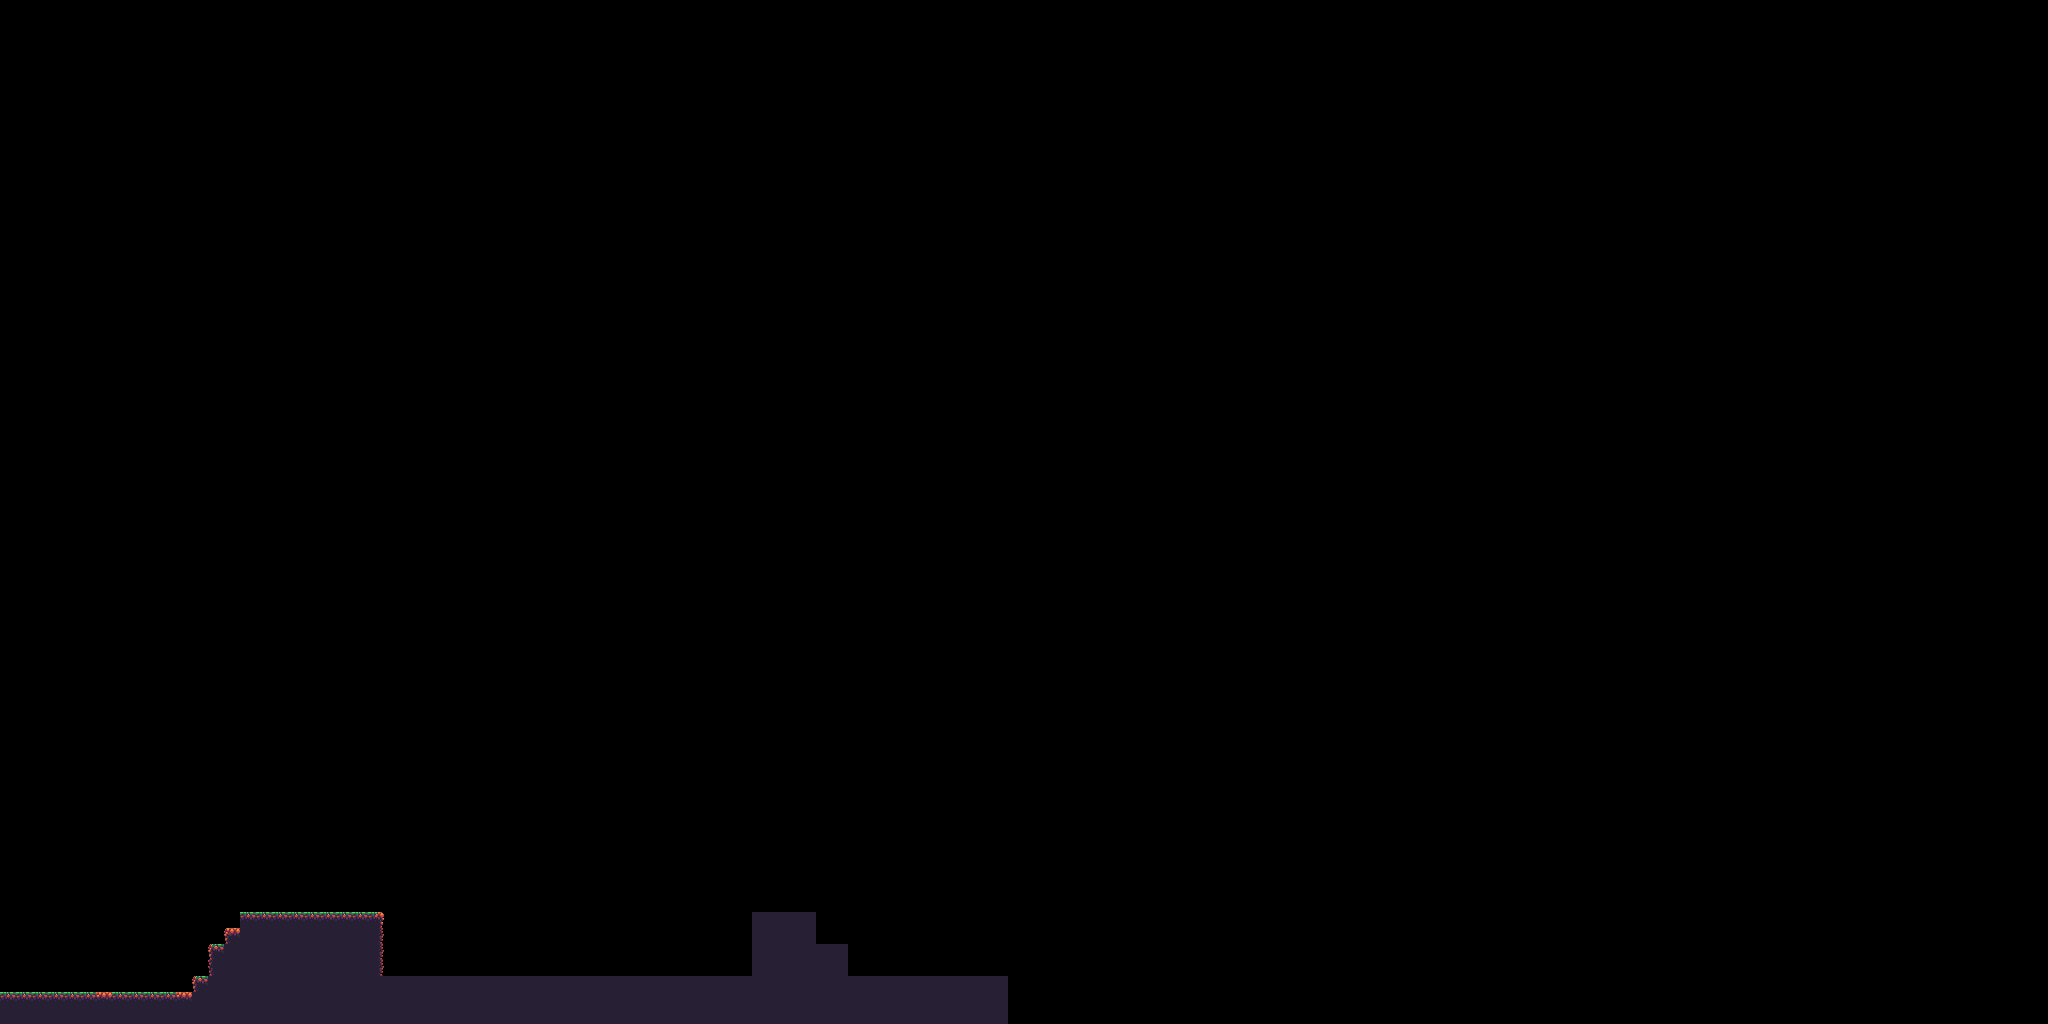

The image is a tile-based game level rendered from a .tmx file. Its description and source (layers, tilesets, objects; grid data summarised) follow:
An orthogonal 128x64 tile map with 16x16 px tiles, 1 tile layer (Tile Layer 1).

<map version="1.0" orientation="orthogonal" renderorder="right-down" width="128" height="64" tilewidth="16" tileheight="16" nextobjectid="1">
 <tileset firstgid="1" name="sheet" tilewidth="16" tileheight="16" tilecount="136" columns="17">
  <image source="../Sprites/characters/sheet.png" width="272" height="128" />
 </tileset>
 <layer name="Tile Layer 1" width="128" height="64">
  <data>[8192 cells, 238 non-empty, 8 distinct tile ids]</data>
 </layer>
</map>
